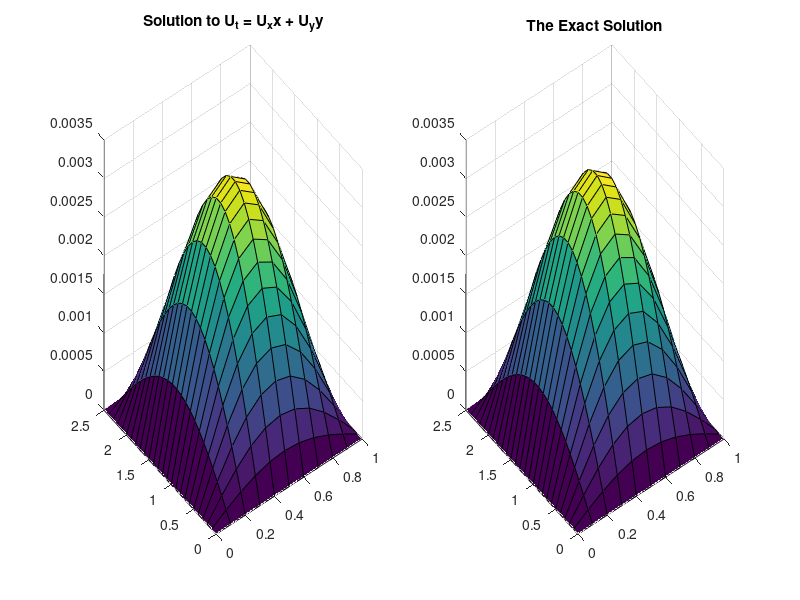
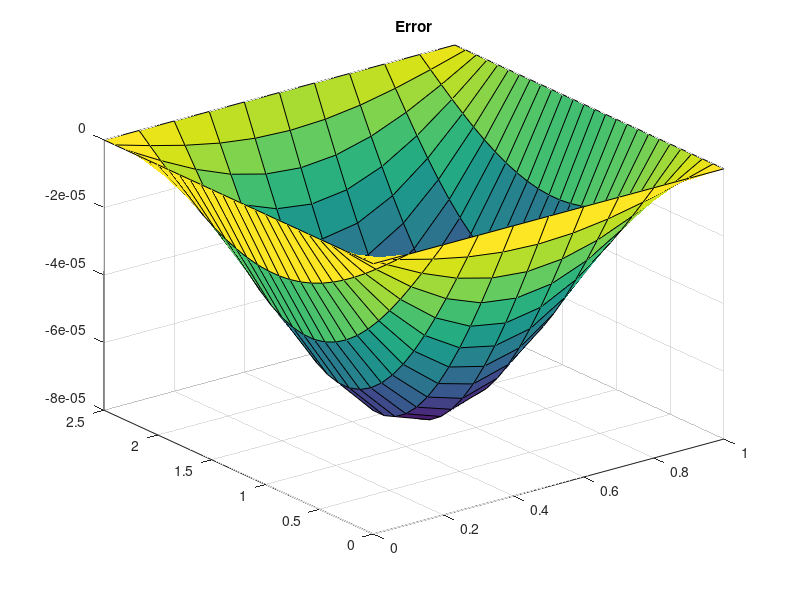

Source code (MATLAB) for these figures, in order:
% Homework 15 - Problem 1:

% Analyzing the effect of smoothness of the initial data on
%  the order of the error in the simple explicit method for the Heat equation
%   u_t = u_xx  with the boundary conditions  u(0)=u(1)=0.

clear all;

K = 0.002;
h = 0.1;
tmax=0.5;
ymax = 2.5;

r = K/h^2;

x=0:h:1;
y=0:h:ymax;
t=0:K:tmax;

M=length(x);   % THIS M = [(M+1) OF THE NOTES], i.e. M_notes = thisM - 1.
L=length(y);

N=length(t);   % THIS N = [(N+1) OF THE NOTES], i.e. N_notes = thisN - 1.
 
% Initial condition:
for ell = 1:L
    for m = 1: M
        U0(ell,m) = sin(pi*x(m)).*sin((pi*y(ell))/ymax);
    end
end

U = U0;

%Boundary Condition
 U(L,:)= 0;
 U(1,:)= 0;
 U(:,M)= 0;
 U(:,1)= 0;

% Advance the solution from the n-th to the (n+1)-st level
  for n = 1 : N-1
        Uold = U;
        
        for ell = 2: L-1
            for m = 2 : M-1                
                Unew(ell,m) = r*Uold(ell,m+1) + (1-4*r)*Uold(ell,m) + r*Uold(ell,m-1) ...
                    + r*Uold(ell+1,m) + r*Uold(ell-1,m);    %Scheme
            end
        end
        
         U(2:L-1,2:M-1) = Unew(2:L-1,2:M-1);
              
%         [Xi,Yi] = meshgrid(x,y);
%         surf(Xi,Yi,U)
%         pause;
        
 end

subplot( 1, 2, 1);
[Xi,Yi] = meshgrid(x,y);
surf(Xi,Yi,U)
title("Solution to U_t = U_xx + U_yy")

%The exact solution
yexact = @(t,x,y) sin(pi*x).*sin((pi*y)/ymax)*exp(-(1+(ymax)^-2)*pi^2*t);

subplot( 1, 2, 2);
[Xi,Yi] = meshgrid(x,y);
surf(Xi,Yi,yexact(t(end),Xi,Yi))
title("The Exact Solution")

figure(3)
surf(Xi,Yi,U - yexact(t(end),Xi,Yi))
title("Error")
 